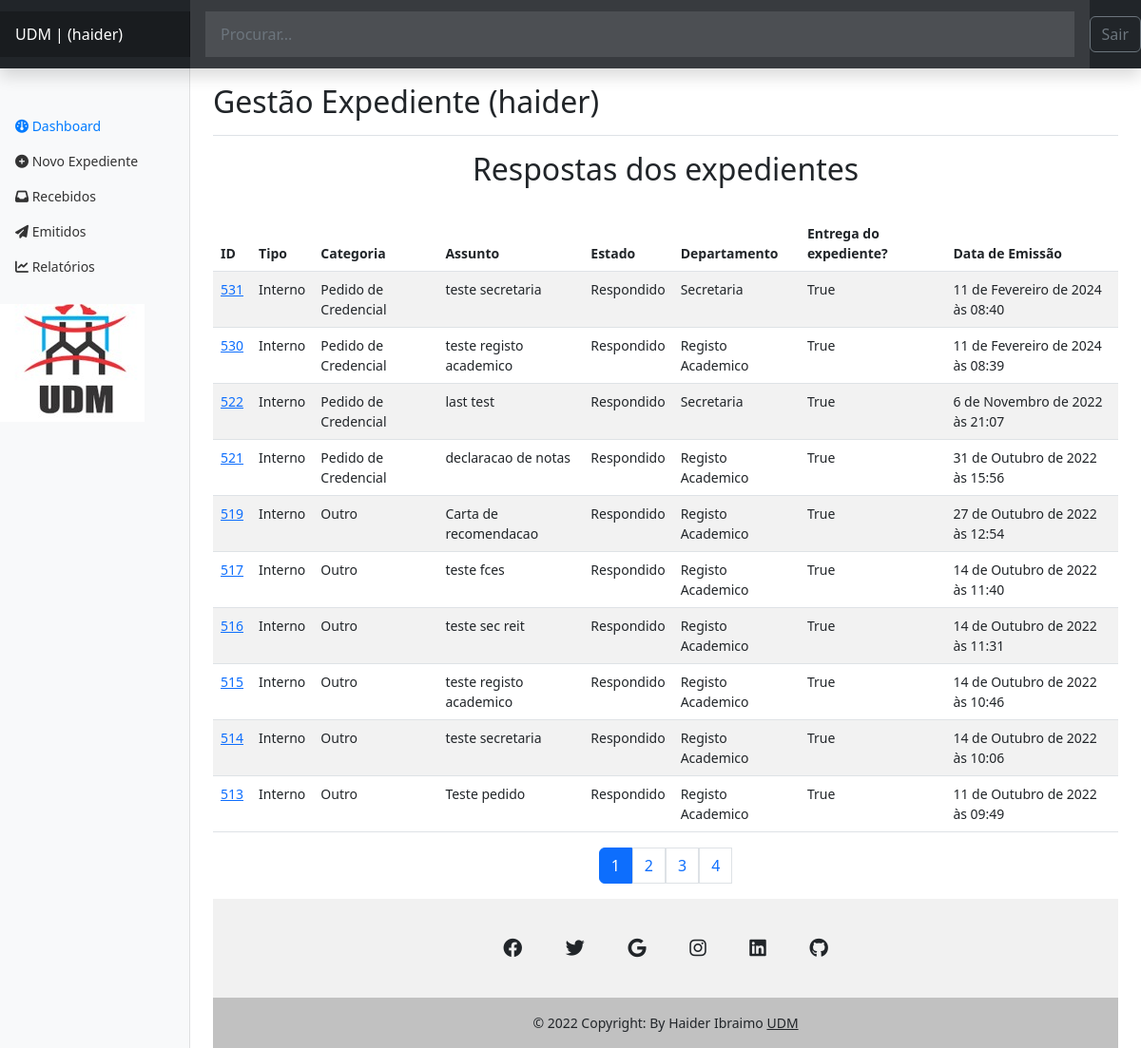
Before: /authors/dashbord/expedient/recebidos (signed in) with the older database file.
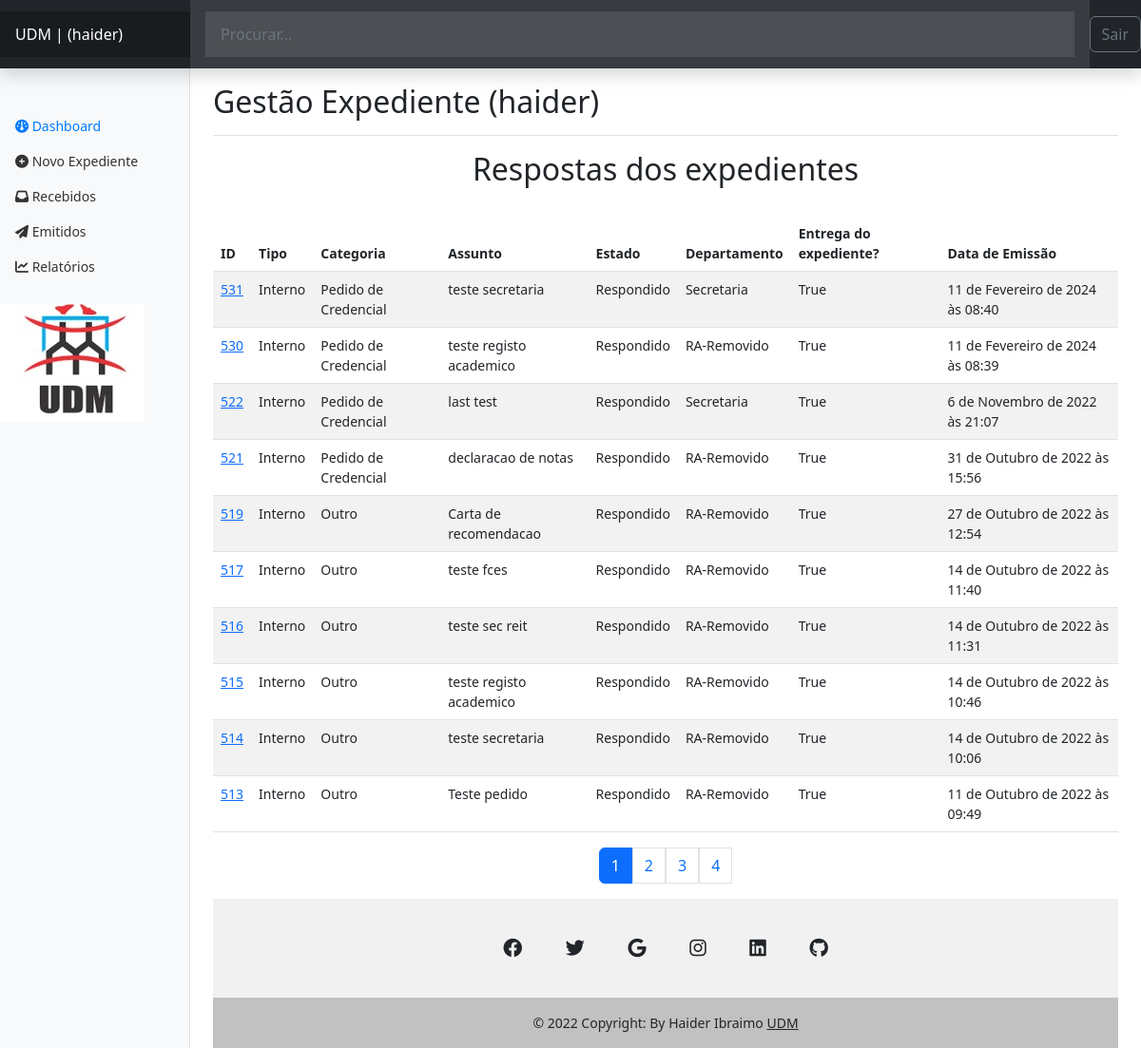
After: the same page with the newer database file.
### expedient/models.py (models this page shows, shortened)
class Expedient(models.Model):
    numero_Ex = models.IntegerField()
    tipo = models.CharField(max_length=50)
    departamento = models.CharField(max_length=100)
    categoria = models.CharField(max_length=100)
    assunto = models.CharField(max_length=150, null=False, )
    prioridade = models.CharField(max_length=20)
    confidencial = models.BooleanField(default=False)
    descricao = models.TextField(null=True, )
    estado = models.CharField(max_length=20)
    anexo = models.FileField(
        upload_to='expedient/uploads/%Y/%m/%d/', null=True,)
    data_emissao = models.DateTimeField(auto_now_add=True)
    data_recepcao = models.DateTimeField(auto_now=True)
    recebido = models.BooleanField(default=False)
    slug = models.SlugField()
    departamento = models.ForeignKey(
        Departamento, on_delete=models.SET_NULL, null=True, default=None)
    usuario = models.ForeignKey(User, on_delete=models.SET_NULL, null=True)

class Departamento(models.Model):
    nome = models.CharField(max_length=65)
    def __str__(self):
        return self.nome

### authors/views.py (the view)
# urls.py: path('dashbord/expedient/recebidos', views.dashbord_expedient_recebidos,
@login_required(login_url='authors:login', redirect_field_name='next')
def dashbord_expedient_recebidos(request):
    expedients = Expedient.objects.filter(recebido=True, estado='Respondido',
                                          usuario=request.user,
                                          )
    funcionario = Funcionario.objects.filter(author=request.user).first()
    page_obj, pagination_range = make_pagination(
        request, expedients, PER_PAGE)
    return render(request,
                  'authors/pages/dashbord_recebidos.html', context={
                      'expedients': page_obj,
                      'pagination_range': pagination_range,
                      'funcionario': funcionario,
                  }
                  )

### authors/templates/authors/pages/dashbord_recebidos.html (shortened to what this page needs)
{% extends 'global/base.html' %}
{% block content %}
<h2 align="center">Respostas dos expedientes</h2>
<br>
  <table class="table table-striped table-hover">
    <thead>
     <tr>
        <th>ID </th>
        <th>Tipo</th>
        <th>Categoria</th>
        <th>Assunto</th>
        <th>Estado</th>
        <th>Departamento</th>
        <th>Entrega do expediente?</th>
        <th>Data de Emissão</th>
     </tr>
      </thead>
    {% for expedient in expedients %}
    <tr>
        <td> <a href="{% url 'authors:dashbord_expedient_detail' expedient.id %}">{{ expedient.id }}</a> </td>
        <td>{{ expedient.tipo }}</td>
        <td>{{ expedient.categoria }}</td>
        <td>{{ expedient.assunto }}</td>
        <td>{{ expedient.estado }}</td>
        <td>{{ expedient.departamento }}</td>
        <td>{{ expedient.recebido }}</td>
        <td>{{ expedient.data_emissao }}</td>
     </tr>
    {% empty %}
        <p style="color:red">Não tens nenhum expediente respondido, aguarde.</p>
    {% endfor %}
</table>
{% endblock content %}

### base_templates/global/base.html (shortened to what this page needs)
<!DOCTYPE html>
<html lang="pt-BR">
<head>
    {% include 'expedient/partials/head.html' %}
</head>
<body>
    {% include 'expedient/partials/header.html' %}
    <main class="main-content-container">
        {% block content %}{% endblock content %}
        {% include 'expedient/partials/pagination.html' %}
    </main>
    {% include 'expedient/partials/footer.html' %}
</body>
</html>

### expedient/templates/expedient/partials/head.html (shortened to what this page needs)
{% load static %}
<link rel="stylesheet" href="{% static 'global/css/bootstrap.min.css' %}">
<link rel="stylesheet" href="https://cdnjs.cloudflare.com/ajax/libs/font-awesome/6.2.0/css/fontawesome.min.css" />
<link rel="stylesheet" href="https://cdnjs.cloudflare.com/ajax/libs/font-awesome/6.2.0/css/brands.min.css" />
<link rel="stylesheet" href="https://cdnjs.cloudflare.com/ajax/libs/font-awesome/6.2.0/css/solid.min.css" />
<link rel="stylesheet" href="https://cdnjs.cloudflare.com/ajax/libs/font-awesome/6.2.0/css/all.min.css" />
<link rel="stylesheet" href="{% static 'expedient/css/dashboard.css' %}">

### expedient/templates/expedient/partials/header.html (shortened to what this page needs)
{% if request.user.is_authenticated %}
<header class="navbar navbar-dark sticky-top bg-dark flex-md-nowrap p-0 shadow">
    <a class="navbar-brand col-md-3 col-lg-2 me-0 px-3 fs-6" href="{% url 'authors:dashbord' %}">UDM  | ({{ request.user.username }}) </a>
    <form action="{% url 'authors:search' %}" method="get" class="form-control form-control-dark w-100 rounded-0 border-0">
    <input class="form-control form-control-dark w-100 rounded-0 border-0" type="text" placeholder="Procurar..." name="search"  aria-label="Search" value="{{ search_term }}">
    </form>
    <div class="navbar-nav">
      <div class="nav-item text-nowrap">
        <form action="{% url 'authors:logout' %}" method="POST">
          <button class="btn btn-outline-secondary" type="submit"> Sair</button>
      </form>
      </div>
    </div>
  </header>
  <div class="container-fluid">
    <div class="row">
      <nav id="sidebarMenu" class="col-md-3 col-lg-2 d-md-block bg-light sidebar collapse">
        <div class="position-sticky pt-3 sidebar-sticky">
          <ul class="nav flex-column"  style="padding-top: 25%;">
            <li class="nav-item">
              <a class="nav-link active" aria-current="page" href="{% url 'authors:dashbord' %}">
                <i class="fa-solid fa-gauge"></i>
                Dashboard
              </a>
            </li>
            <li class="nav-item">
              <a class="nav-link" href="{% url 'authors:dashbord_expedient_new' %}">
               <i class="fa-sharp fa-solid fa-circle-plus"></i>
              Novo Expediente
              </a>
            </li>
            <li class="nav-item">
              <a class="nav-link" href="{% url 'authors:dashbord_expedient_recebidos' %}">
                <i class="fa-sharp fa-solid fa-inbox"></i>
                Recebidos
              </a>
            </li>
            <li class="nav-item">
              <a class="nav-link" href="{% url 'authors:dashbord_expedient_emitidos' %}">
                <i class="fa-sharp fa-solid fa-paper-plane"></i>
                Emitidos
              </a>
            </li>
            <li class="nav-item">
              <a class="nav-link" href="#">
                <i class="fa-sharp fa-solid fa-chart-line"></i>
                Relatórios
              </a>
            </li>
          </ul>
  <br>
  <marquee>
  <img  src="../../../media/expedient/images/udm.jpg " alt="" ></marquee>
        </div>
      </nav>
      <main class="col-md-9 ms-sm-auto col-lg-10 px-md-4">
        <div class="d-flex justify-content-between flex-wrap flex-md-nowrap align-items-center pt-3 pb-2 mb-3 border-bottom">
          <h1 class="h2">Gestão Expediente ({{request.user.username}}) </h1>
        </div>
{% endif %}

### expedient/templates/expedient/partials/pagination.html (shortened to what this page needs)
{% if expedients.has_other_pages %}
<div class="container">
    <nav aria-label="Page navigation example">
        <ul class="pagination justify-content-center">
            {% for page in pagination_range.pagination_range %}
                {% if pagination_range.current_page == page %}
                <li class="page-item active" aria-current="page">
                    <span class="page-link">{{ page }}</span>
                </li>
                {% else %}
                    <a class ="page-link page-item" href="?page={{ page }}{{ additional_url_query}}"> {{ page }} </a>
                {% endif %}
            {% endfor %}
        </ul>
    </nav>
</div>
{% endif %}

### expedient/templates/expedient/partials/footer.html (shortened to what this page needs)
{% load static %}
<footer class="text-center text-white" style="background-color: #f1f1f1;">
  <div class="container pt-4">
    <section class="mb-4">
      <a
        class="btn btn-link btn-floating btn-lg text-dark m-1"
        href="#!"
        role="button"
        data-mdb-ripple-color="dark"
        ><i class="fa-brands fa-facebook"></i></a>
      <a
        class="btn btn-link btn-floating btn-lg text-dark m-1"
        href="#!"
        role="button"
        data-mdb-ripple-color="dark"
        ><i class="fab fa-twitter"></i
      ></a>
      <a
        class="btn btn-link btn-floating btn-lg text-dark m-1"
        href="#!"
        role="button"
        data-mdb-ripple-color="dark"
        ><i class="fab fa-google"></i
      ></a>
      <a
        class="btn btn-link btn-floating btn-lg text-dark m-1"
        href="#!"
        role="button"
        data-mdb-ripple-color="dark"
        ><i class="fab fa-instagram"></i
      ></a>
      <a
        class="btn btn-link btn-floating btn-lg text-dark m-1"
        href="#!"
        role="button"
        data-mdb-ripple-color="dark"
        ><i class="fab fa-linkedin"></i
      ></a>
      <a
        class="btn btn-link btn-floating btn-lg text-dark m-1"
        href="#!"
        role="button"
        data-mdb-ripple-color="dark"
        ><i class="fab fa-github"></i
      ></a>
    </section>
  </div>
  <div class="text-center text-dark p-3" style="background-color: rgba(0, 0, 0, 0.2);">
    © 2022 Copyright: By Haider Ibraimo
    <a class="text-dark" href="https://udm.ac.mz"> UDM</a>
  </div>
</footer>

### base_static/expedient/css/dashboard.css (style rules this page uses)
body { font-size: .875rem; }
.sidebar { position: fixed; top: 0; bottom: 0; left: 0; z-index: 100; padding: 0; box-shadow: inset -1px 0 0 rgba(0, 0, 0, .1); }
.sidebar-sticky { position: -webkit-sticky; position: sticky; top: 48px; height: calc(100vh - 48px); padding-top: .5rem; overflow-x: hidden; overflow-y: auto; }
.sidebar .nav-link { font-weight: 500; color: #333; }
.sidebar .nav-link.active { color: #007bff; }
.navbar-brand { padding-top: .75rem; padding-bottom: .75rem; font-size: 1rem; background-color: rgba(0, 0, 0, .25); box-shadow: inset -1px 0 0 rgba(0, 0, 0, .25); }
.navbar .form-control { padding: .75rem 1rem; border-width: 0; border-radius: 0; }
.form-control-dark { color: #fff; background-color: rgba(255, 255, 255, .1); border-color: rgba(255, 255, 255, .1); }
.border-bottom { border-bottom: 1px solid #e5e5e5; }

Changed rows visible on the page:
changed through a linked row, Expedient "11 de Fevereiro de 2024 às 08:39": departamento "Registo Academico" → "RA-Removido"
changed through a linked row, Expedient "declaracao de notas": departamento "Registo Academico" → "RA-Removido"
changed through a linked row, Expedient "Carta de recomendacao": departamento "Registo Academico" → "RA-Removido"
changed through a linked row, Expedient "teste fces": departamento "Registo Academico" → "RA-Removido"
changed through a linked row, Expedient "teste sec reit": departamento "Registo Academico" → "RA-Removido"
changed through a linked row, Expedient "14 de Outubro de 2022 às 10:46": departamento "Registo Academico" → "RA-Removido"
changed through a linked row, Expedient "14 de Outubro de 2022 às 10:06": departamento "Registo Academico" → "RA-Removido"
changed through a linked row, Expedient "Teste pedido": departamento "Registo Academico" → "RA-Removido"
